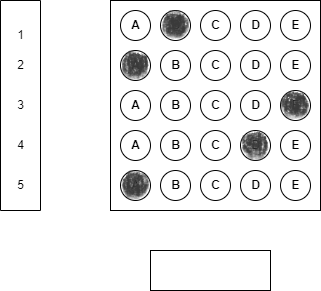
#> input picture omr5.png, 321 x 291 px
$ python OMR_Main.py
#> lines starting #> are read from the running program, lines starting #| are printed output that depends on the picture; after the words box and inside, x2 and y2 are one past the last pixel; in counts of white or black regions, pixels touching at a corner belong together
### utils.py
import cv2
import numpy as np


def stackImages(imageArray, scale, lables=[]):
    rows = len(imageArray)
    cols = len(imageArray[0])
    rowsAvailable = isinstance(imageArray[0], list)
    width = imageArray[0][0].shape[0]
    height = imageArray[0][0].shape[0]
    if rowsAvailable:
        for x in range(0, rows):
            for y in range(0, cols):
                imageArray[x][y] = cv2.resize(imageArray[x][y], (0, 0), None, scale, scale)
                if len(imageArray[x][y].shape) == 2:
                    imageArray[x][y] = cv2.cvtColor(imageArray[x][y], cv2.COLOR_GRAY2BGR)

        imageBlank = np.zeros((height, width, 3), np.uint8)
        hor = [imageBlank]  *rows
        hor_con = [imageBlank] * rows
        for x in range(0, rows):
            hor[x] = np.hstack(imageArray[x])
            hor_con[x] = np.concatenate(imageArray[x])
        ver = np.vstack(hor)
        ver_con = np.concatenate(hor)
    else:
        for x in range(0, rows):
            imageArray[x] = cv2.resize(imageArray[x], (0,0), None, scale, scale)
            if len(imageArray[x].shape) == 2:
                imageArray[x] = cv2.cvtColor(imageArray[x], cv2.COLOR_GRAY2BGR)
        hor = np.hstack(imageArray)
        hor_con = np.concatenate(imageArray)
        ver = hor
    if len(lables) != 0:
        eachImgWidth = int(ver.shape[1] / cols)
        eachImgHeight = int(ver.shape[0] / rows)
        for d in range(0, rows):
            for c in range(0, cols):
                cv2.rectangle(ver, (c* eachImgWidth, eachImgWidth * d), (c* eachImgWidth + len(lables[d][c]) * 13+27, 30+eachImgHeight))
                cv2.putText(ver, lables[d][c], (eachImgWidth * c + 10, eachImgHeight * d + 20 ), cv2.FONT_HERSHEY_COMPLEX, 0.7)

    return ver


def rectContours(contours):

    rectCont = []

    for i in contours:
        area = cv2.contourArea(i)
        # print(area)
        if area > 50:
            perimeter = cv2.arcLength(i, True)
            approx = cv2.approxPolyDP(i, 0.02 * perimeter, True)
            # print("Area ", area, "Corner Points", len(approx))
            if len(approx) == 4:
                rectCont.append(i)
    rectCont = sorted(rectCont, key= cv2.contourArea, reverse = True)

    return rectCont


def getCornerPoints(cont):

    perimeter = cv2.arcLength(cont, True)
    approx = cv2.approxPolyDP(cont, 0.02 * perimeter, True)
    return approx


def reorder(points):
    _points = points.reshape((4, 2))
    newPoint = np.zeros((4, 1, 2), np.int32)
    add = _points.sum(1)
    newPoint[0] = _points[np.argmin(add)] #[0, 0]
    newPoint[3] = _points[np.argmax(add)] # [w, h]
    diff = np.diff(_points, axis=1)
    newPoint[1] = _points[np.argmin(diff)] # [w, 0]
    newPoint[2] = _points[np.argmax(diff)] # [0, h]

    return newPoint


def splitBoxes(img):
    rows = np.vsplit(img, 5)
    boxes = []
    for row in rows:
        cols = np.hsplit(row, 5)
        for box in cols:
            boxes.append(box)
    return boxes


# FIND THE CENTER VALUE OF A GIVEN BLOCK
def showAnswers(img, index, grading , ans, questions, choices):
    secW =int(img.shape[1] / questions )
    secH = int(img.shape[0] / choices)

    for x in range(0, questions):
        answer = index[x]
        cX = (answer  *  secW) + secW // 2
        cY = (x * secH) + secH // 2

        if grading[x] == 1:
            _color = (0, 255, 0)
        else:
            _color = (0, 0, 255)
            correct_answer = ans[x]
            cv2.circle(img, ((correct_answer * secW) + secW // 2, (x * secH) + secH // 2), 20, (0, 255, 0), cv2.FILLED)

        cv2.circle(img, (cX, cY), 50, _color, cv2.FILLED)
    return img

### OMR_Main.py
import cv2
import numpy as np
import utils


path = "omr5.png"
imgHeight = 700
imgWidth = 700
questions = 5
choices = 5
ans = [1, 1, 4, 0, 0]


img = cv2.imread(path)
#> img is the input picture: shape (291, 321, 3); min 0, max 255, mean 237.3
img = cv2.resize(img, (imgWidth, imgHeight))
#> img: shape (700, 700, 3)

# PRESPROCESSING
imgContours = img.copy()
final_img = img.copy()
imgBiggestContours = img.copy()
imgGray = cv2.cvtColor(img, cv2.COLOR_BGR2GRAY)
imgBlur = cv2.GaussianBlur(imgGray, (5, 5), 1)
imgCanny = cv2.Canny(imgBlur, 10, 50)
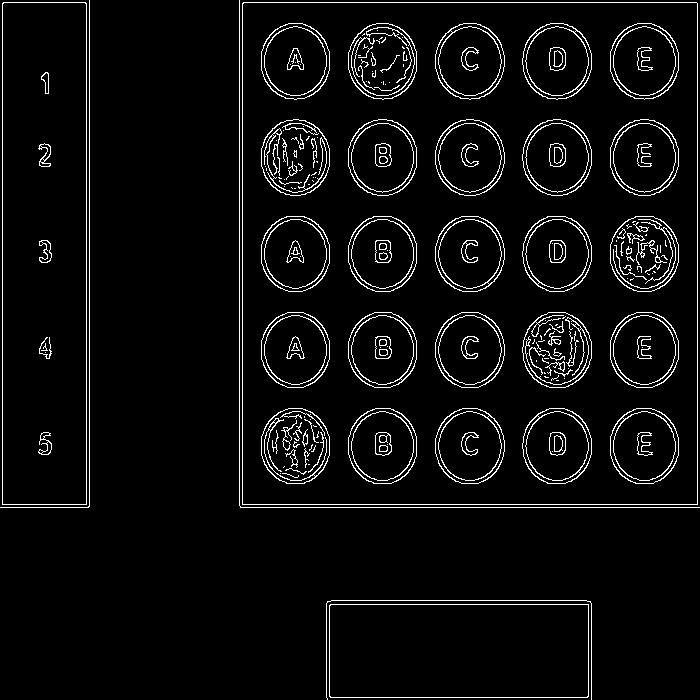
#> imgCanny: shape (700, 700); 4.9% white in thin lines or dots

# FINDING ALL CONTOURS
contours, hierarchy = cv2.findContours(imgCanny, cv2.RETR_EXTERNAL, cv2.CHAIN_APPROX_NONE)
#> contours = 6 contours, 3 with area under 20; largest, box (x1, y1, x2, y2) and area: (242, 2, 698, 505) 228409, (2, 2, 87, 505) 42167, (329, 604, 589, 698) 24086
cv2.drawContours(imgContours, contours, -1, (0, 255, 0), 4)
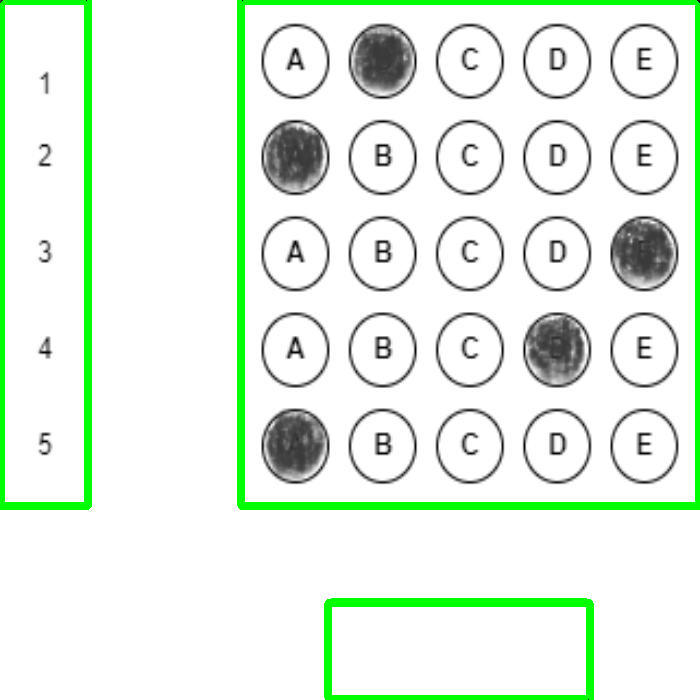
#> imgContours: shape (700, 700, 3); mean B, G, R 228.7, 241.8, 228.7

# FINDING RECTANGLES
rectCont = utils.rectContours(contours)
#> the loop in rectContours, `for i in contours:` made 6 passes
#> (area, perimeter, approx) on passes 1, 3, 4: (24085.5, 702.2, [[329, 605], [330, 697], [588, 696], [588, 604]]), (228409, 1912.8, [[243, 2], [242, 504], [697, 504], [697, 3]]), (42167, 1170.8, [[3, 2], [2, 504], [86, 504], [86, 3]])
#> after the loop in rectContours, `for i in contours:`: rectCont = 3 contours; box (x1, y1, x2, y2) and area: (242, 2, 698, 505) 228409, (2, 2, 87, 505) 42167, (329, 604, 589, 698) 24086
biggestContour = utils.getCornerPoints(rectCont[0])
#> in getCornerPoints, `perimeter = cv2.arcLength(cont, True)`: perimeter = 1912.8
#> in getCornerPoints, `approx = cv2.approxPolyDP(cont, 0.02 * perimeter, True)`: approx = [[243, 2], [242, 504], [697, 504], [697, 3]]
#> biggestContour = [[243, 2], [242, 504], [697, 504], [697, 3]]
gradePoints = utils.getCornerPoints(rectCont[2])
#> gradePoints = [[329, 605], [330, 697], [588, 696], [588, 604]]
# print(biggestContour.shape)


if biggestContour.size != 0 and gradePoints.size != 0:
    cv2.drawContours(imgBiggestContours, biggestContour, -1, (0, 255, 0), 20)
    cv2.drawContours(imgBiggestContours, gradePoints, -1, (255, 0, 0), 20)

    biggestContour = utils.reorder(biggestContour)
#> in reorder, `add = _points.sum(1)`: add = [245, 746, 1201, 700]
#> in reorder, `diff = np.diff(_points, axis=1)`: diff = [-241, 262, -193, -694]
#> biggestContour = [[243, 2], [697, 3], [242, 504], [697, 504]]
    gradePoints = utils.reorder(gradePoints)
#> gradePoints = [[329, 605], [588, 604], [330, 697], [588, 696]]

    point1 = np.float32(biggestContour)
#> point1 = [[243, 2], [697, 3], [242, 504], [697, 504]]
    point2 =np.float32([[0,0], [imgWidth, 0], [0, imgHeight], [imgWidth, imgHeight]])
    matrix = cv2.getPerspectiveTransform(point1, point2)
#> matrix = [[1.54, 0.00306, -373.5], [-0.00307, 1.4, -2.04], [-4.39e-06, 4.37e-06, 1]]
    imgWarpColored = cv2.warpPerspective(img, matrix, (imgWidth, imgHeight))

    grade_point1 = np.float32(gradePoints)
#> grade_point1 = [[329, 605], [588, 604], [330, 697], [588, 696]]
    grade_point2 =np.float32([[0,0], [imgWidth, 0], [0, 150], [325, 150]])
    grade_matrix = cv2.getPerspectiveTransform(grade_point1, grade_point2)
#> grade_matrix = [[-0.413, 0.00449, 133.1], [-0.00206, -0.534, 323.8], [-7.32e-06, -0.0019, 1]]
    grade_imgWarpColored = cv2.warpPerspective(img, grade_matrix, (350, 150))
    # cv2.imshow("Grade", grade_imgWarpColored)

    # Apply Threshold
    imgWarpGray = cv2.cvtColor(imgWarpColored, cv2.COLOR_BGR2GRAY)
    imgThres = cv2.threshold(imgWarpGray, 170, 255, cv2.THRESH_BINARY_INV)[1]
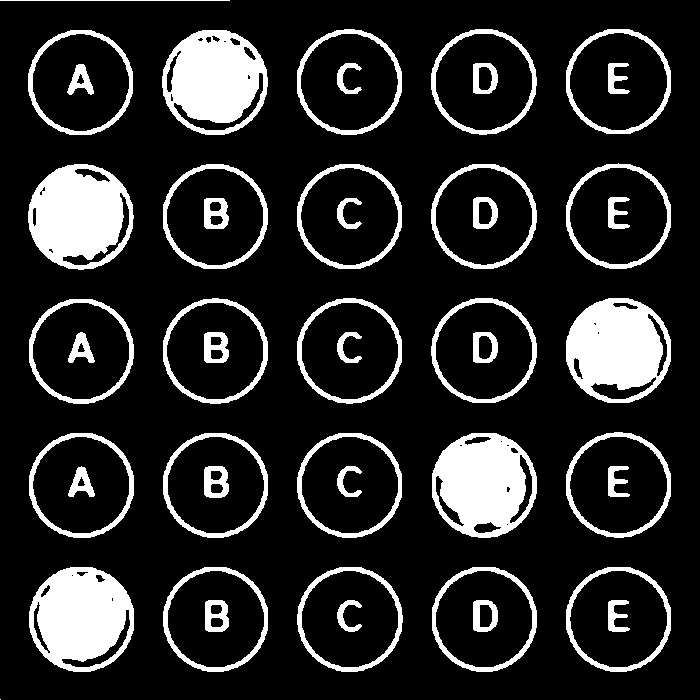
#> imgThres: shape (700, 700); 16% white; 47 white regions (1 under 20 px), largest, box (x1, y1, x2, y2) and area: (28, 164, 134, 270) 7885, (29, 567, 134, 672) 7867, (566, 298, 671, 403) 7765

    boxes = utils.splitBoxes(imgThres)
#> in splitBoxes, `rows = np.vsplit(img, 5)`: rows = 5 items
#> the loop in splitBoxes, `for row in rows:` made 5 passes
#> after the loop in splitBoxes, `for row in rows:`: boxes = 25 items
#> boxes = 25 items
    # cv2.imshow("Test", boxes[2])

    # GETTING NO ZERO VALUE OF EACH BOX
    _pixels_value = np.zeros((questions, choices))
    countC = 0
    countR = 0

    for image in boxes:
        totalPixels = cv2.countNonZero(image)
        _pixels_value[countR][countC] = totalPixels
        countC += 1
        if (countC == choices):
            countR += 1
            countC = 0
#> this loop made 25 passes
#> totalPixels on passes 1 to 12: 2095, 7775, 1867, 1991, 1903, 7885, 2071, 1845, 1999, 1927, 1954, 2079
#> after the loop, countC = 0; countR = 5
    # print(_pixels_value)

    # FINDING INDEX VALUES OF THR MARKINGS
    myIndex = []
    for x in range(0, questions):
        arr = _pixels_value[x]
        myIndexVal = np.where(arr == np.amax(arr))
        # print(myIndex[0])
        myIndex.append(myIndexVal[0][0])
#> this loop made 5 passes
#> (arr, myIndexVal) on passes 1 to 5: ([2095, 7775, 1867, 1991, 1903], ([1],)), ([7885, 2071, 1845, 1999, 1927], ([0],)), ([1954, 2079, 1862, 1986, 7765], ([4],)), ([1973, 2088, 1854, 7715, 1920], ([3],)), ([7868, 2053, 1863, 2019, 1928], ([0],))
#> after the loop, myIndex = [1, 0, 4, 3, 0]
    # print(myIndex)

    # GRADING
    grading = []
    for x in range(0, questions):
        if ans[x] == myIndex[x]:
            grading.append(1)
        else:
            grading.append(0)
#> after the loop, grading = [1, 0, 1, 0, 1]
        # print(grading)

    score = sum(grading) / questions * 100  # FINAL GRADE
#> score = 60
    print(score)
#| 60.0

    # DISPLAYING ANSWERS
    img_result = imgWarpColored.copy()
    img_result = utils.showAnswers(imgWarpColored, myIndex, grading , ans, questions, choices)
#> the loop in showAnswers, `for x in range(0, questions):` made 5 passes
#> (answer, cX) on passes 1 to 5: (1, 210), (0, 70), (4, 630), (3, 490), (0, 70)
#> after the loop in showAnswers, `for x in range(0, questions):`:
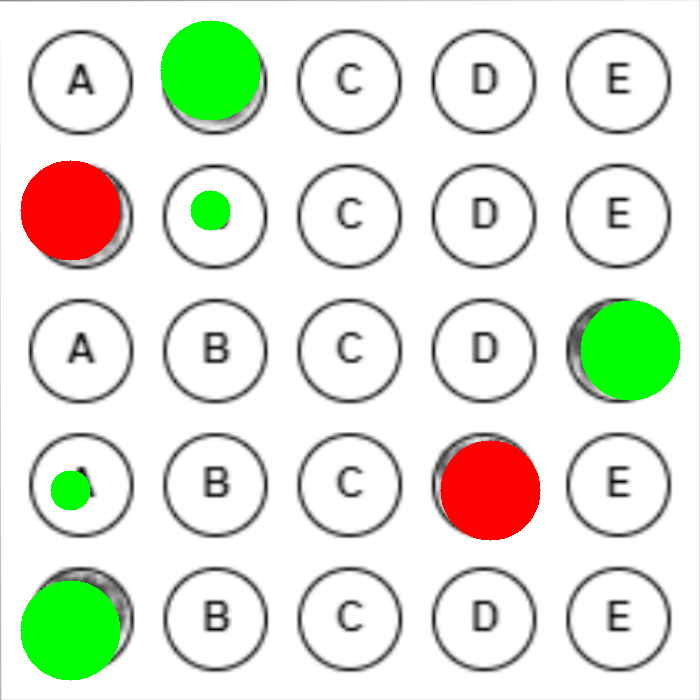
#> img: shape (700, 700, 3); mean B, G, R 216.6, 230.2, 224.8
    img_raw_drawing = np.zeros_like(imgWarpColored)
    img_raw_drawing = utils.showAnswers(img_raw_drawing, myIndex, grading, ans, questions, choices)
#> call 2 of showAnswers, with questions = 5, choices = 5
#> the loop in showAnswers (call 2), `for x in range(0, questions):` made 5 passes
#> after the loop in showAnswers (call 2), `for x in range(0, questions):`:
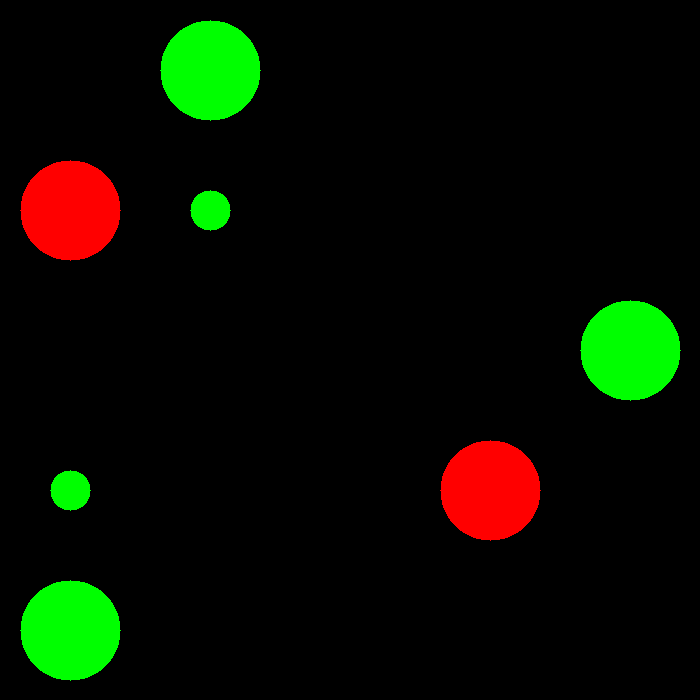
#> img: shape (700, 700, 3); mean B, G, R 0, 13.6, 8.2
    reverse_matrix = cv2.getPerspectiveTransform(point2, point1)
#> reverse_matrix = [[0.651, -0.00219, 243], [0.00144, 0.716, 2], [2.85e-06, -3.14e-06, 1]]
    rev_img_wrap = cv2.warpPerspective(img_raw_drawing, reverse_matrix, (imgWidth, imgHeight))

    img_raw_grade = np.zeros_like(grade_imgWarpColored)
    cv2.putText(img_raw_grade, str(int(score)) + "%", (50, 100), cv2.FONT_HERSHEY_COMPLEX, 3, (0, 255,255), 3)
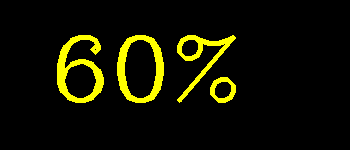
#> img_raw_grade: shape (150, 350, 3); mean of channels 0, 1, 2 0, 17.4, 17.4; drawn as B, G, R
    inv_matrixG = cv2.getPerspectiveTransform(point2, point1)
#> inv_matrixG has the same summary as reverse_matrix
    inv_img_grade_display = cv2.warpPerspective(img_raw_grade, inv_matrixG, (imgWidth, imgHeight))


    final_img = cv2.addWeighted(final_img,1, rev_img_wrap, 1, 0)
    final_img = cv2.addWeighted(final_img,1, inv_img_grade_display, 1, 0)


imageBlank = np.zeros_like(img)
imageArray = ([img, imgGray, imgBlur, imgCanny],
             [imgContours, imgBiggestContours, imgWarpColored, imgThres],
             [img_result, img_raw_drawing, rev_img_wrap, final_img]
             )
imageStacked = utils.stackImages(imageArray, 0.3)
#> in stackImages, `rows = len(imageArray)`: rows = 3
#> in stackImages, `cols = len(imageArray[0])`: cols = 4
#> in stackImages, `rowsAvailable = isinstance(imageArray[0], list)`: rowsAvailable = True
#> in stackImages, `hor = [imageBlank]  *rows`: hor = 3 items
#> in stackImages, `ver = np.vstack(hor)`:
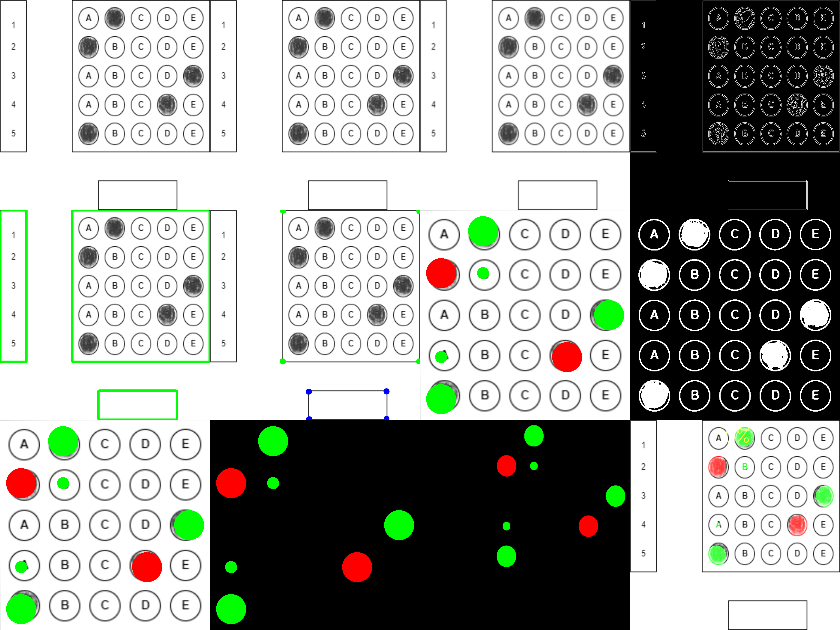
#> ver: shape (630, 840, 3); mean of channels 0, 1, 2 158.2, 163.5, 160.7; drawn as B, G, R


cv2.imshow("final result", final_img)
cv2.imshow("Original", imageStacked)
cv2.waitKey(0)

$ run again, with omr3.jpg saved as omr5.png
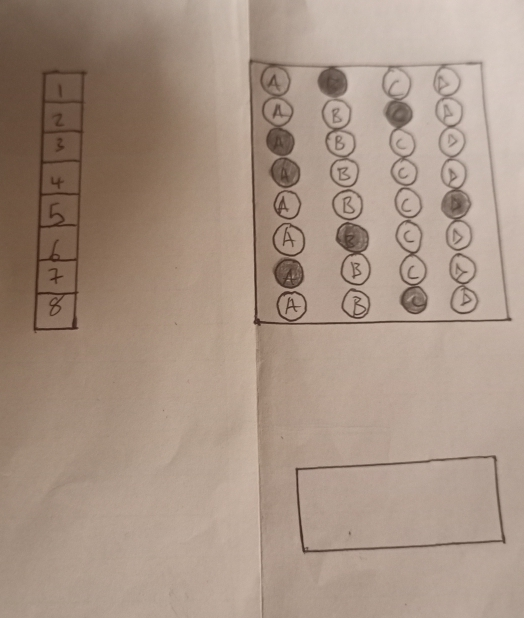
#> input picture omr3.jpg, 524 x 618 px
#> img is the input picture: shape (618, 524, 3); mean B, G, R 132.2, 147, 167.2
#> `imgCanny = cv2.Canny(imgBlur, 10, 50)`:
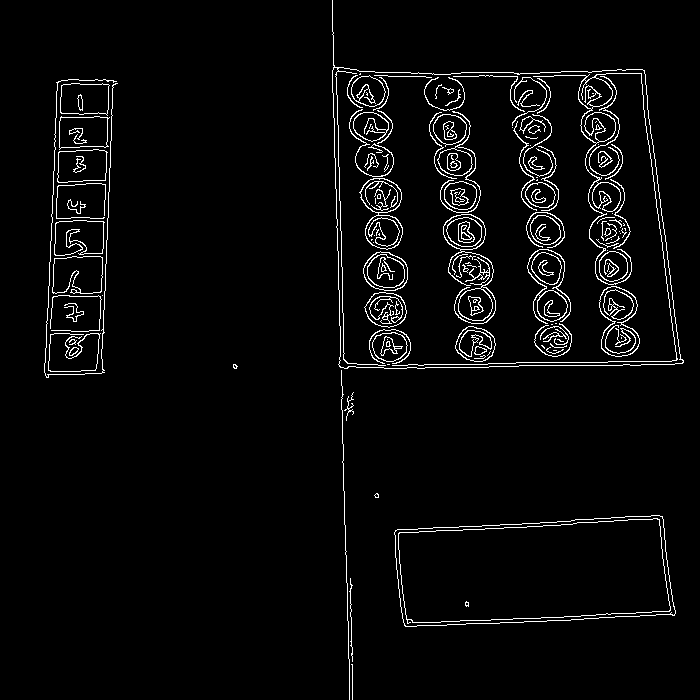
#> imgCanny: shape (700, 700); 3.5% white in thin lines or dots
#> contours = 22 contours, 13 with area under 20; largest, box (x1, y1, x2, y2) and area: (332, 0, 684, 369) 95932, (394, 515, 676, 627) 26534, (52, 256, 103, 294) 1619, (57, 149, 108, 183) 1460, (54, 220, 105, 256) 1422
#> imgContours: shape (700, 700, 3); mean B, G, R 127.7, 153.6, 160.9
#> the loop in rectContours, `for i in contours:` made 22 passes
#> (area, perimeter, approx) on passes 3, 18, 19, 20: (26533.5, 753.8, [[662, 516], [397, 529], [404, 625], [674, 615]]), (1460, 159.8, [[107, 152], [59, 151], [57, 181], [105, 180]]), (1417.5, 166.9, [[60, 117], [59, 149], [108, 146], [109, 117]]), (1390, 159.5, [[61, 85], [61, 113], [107, 115], [108, 84]])
#> after the loop in rectContours, `for i in contours:`: rectCont = 4 contours; box (x1, y1, x2, y2) and area: (394, 515, 676, 627) 26534, (57, 149, 108, 183) 1460, (59, 116, 110, 150) 1418, (60, 83, 110, 116) 1390
#> in getCornerPoints, `perimeter = cv2.arcLength(cont, True)`: perimeter = 753.8
#> in getCornerPoints, `approx = cv2.approxPolyDP(cont, 0.02 * perimeter, True)`: approx = [[662, 516], [397, 529], [404, 625], [674, 615]]
#> `gradePoints = utils.getCornerPoints(rectCont[2])`: gradePoints = [[60, 117], [59, 149], [108, 146], [109, 117]]
#> add = [1178, 926, 1029, 1289]
#> diff = [-146, 132, 221, -59]
#> `biggestContour = utils.reorder(biggestContour)`: biggestContour = [[397, 529], [662, 516], [404, 625], [674, 615]]
#> `gradePoints = utils.reorder(gradePoints)`: gradePoints = [[60, 117], [109, 117], [59, 149], [108, 146]]
#> point1 = [[397, 529], [662, 516], [404, 625], [674, 615]]
#> matrix = [[3.18, -0.232, -1138.1], [0.423, 8.63, -4734.2], [0.000156, 0.0002, 1]]
#> grade_point1 = [[60, 117], [109, 117], [59, 149], [108, 146]]
#> grade_matrix = [[-4.2, -0.131, 267.5], [5.21e-16, -3.27, 382.7], [0.000622, -0.0116, 1]]
#> imgThres: shape (700, 700); 98.6% white; 30 black regions (15 under 20 px), largest, box (x1, y1, x2, y2) and area: (412, 37, 483, 151) 3867, (471, 25, 525, 81) 2010, (367, 40, 384, 67) 255
#> in splitBoxes, `rows = np.vsplit(img, 5)`: rows = 5 items
#> the loop in splitBoxes, `for row in rows:` made 5 passes
#> after the loop in splitBoxes, `for row in rows:`: boxes = 25 items
#> the loop `for image in boxes:` made 25 passes
#> totalPixels on passes 1 to 8: 19600, 19576, 18718, 14046, 19597, 19600, 19600, 19265
#> after the loop `for image in boxes:`: countC = 0; countR = 5
#> the loop `for x in range(0, questions):` made 5 passes
#> (arr, myIndexVal) on passes 1 to 5: ([19600, 19576, 18718, 14046, 19597], ([0],)), ([19600, 19600, 19265, 19454, 19600], ([0, 1, 4],)), ([19600, 19600, 19600, 19600, 19600], ([0, 1, 2, 3, 4],)), ([19600, 19600, 19600, 19600, 19600], ([0, 1, 2, 3, 4],)), ([19600, 19600, 19600, 19600, 19600], ([0, 1, 2, 3, 4],))
#> after the loop `for x in range(0, questions):`: myIndex = [0, 0, 0, 0, 0]
#> after the loop `for x in range(0, questions):`: grading = [0, 0, 0, 1, 1]
#> score = 40
#| 40.0
#> reverse_matrix = [[0.348, 0.000134, 397], [-0.0422, 0.122, 529], [-4.58e-05, -2.44e-05, 1]]
#> inv_matrixG has the same summary as reverse_matrix
#> in stackImages, `rows = len(imageArray)`: rows = 3
#> in stackImages, `cols = len(imageArray[0])`: cols = 4
#> rowsAvailable = True
#> hor = 3 items
#> in stackImages, `ver = np.vstack(hor)`:
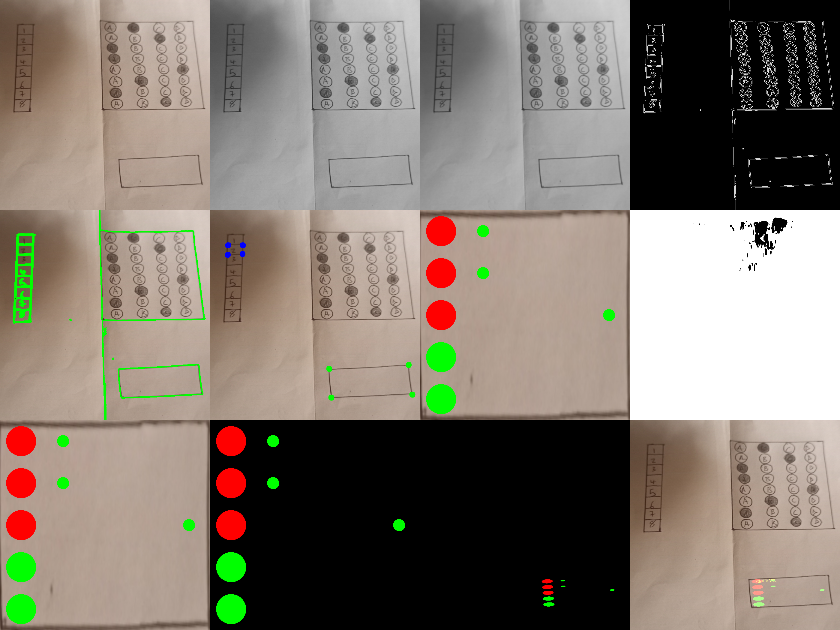
#> ver: shape (630, 840, 3); mean of channels 0, 1, 2 112.1, 122.5, 131.5; drawn as B, G, R
